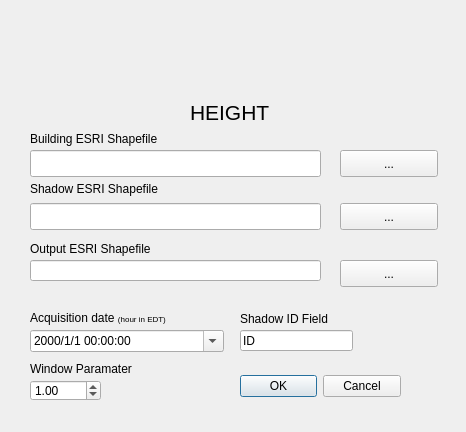
<?xml version="1.0" encoding="UTF-8"?>
<ui version="4.0">
 <class>BuildHeight</class>
 <widget class="QDialog" name="BuildHeight">
  <property name="geometry">
   <rect>
    <x>0</x>
    <y>0</y>
    <width>466</width>
    <height>432</height>
   </rect>
  </property>
  <property name="minimumSize">
   <size>
    <width>466</width>
    <height>432</height>
   </size>
  </property>
  <property name="maximumSize">
   <size>
    <width>466</width>
    <height>16777215</height>
   </size>
  </property>
  <property name="windowTitle">
   <string>Dialog</string>
  </property>
  <widget class="QDialogButtonBox" name="buttonBox">
   <property name="geometry">
    <rect>
     <x>240</x>
     <y>370</y>
     <width>161</width>
     <height>32</height>
    </rect>
   </property>
   <property name="orientation">
    <enum>Qt::Horizontal</enum>
   </property>
   <property name="standardButtons">
    <set>QDialogButtonBox::Cancel|QDialogButtonBox::Ok</set>
   </property>
  </widget>
  <widget class="QPushButton" name="pushButton_input_buldings">
   <property name="geometry">
    <rect>
     <x>340</x>
     <y>150</y>
     <width>98</width>
     <height>27</height>
    </rect>
   </property>
   <property name="text">
    <string>...</string>
   </property>
  </widget>
  <widget class="QLabel" name="label">
   <property name="geometry">
    <rect>
     <x>30</x>
     <y>130</y>
     <width>141</width>
     <height>17</height>
    </rect>
   </property>
   <property name="text">
    <string>Building ESRI Shapefile</string>
   </property>
  </widget>
  <widget class="QPushButton" name="pushButton_input_shadows">
   <property name="geometry">
    <rect>
     <x>340</x>
     <y>203</y>
     <width>98</width>
     <height>27</height>
    </rect>
   </property>
   <property name="text">
    <string>...</string>
   </property>
  </widget>
  <widget class="QLineEdit" name="lineEdit_input_shadows">
   <property name="geometry">
    <rect>
     <x>30</x>
     <y>203</y>
     <width>291</width>
     <height>27</height>
    </rect>
   </property>
  </widget>
  <widget class="QLineEdit" name="lineEdit_input_buildings">
   <property name="geometry">
    <rect>
     <x>30</x>
     <y>150</y>
     <width>291</width>
     <height>27</height>
    </rect>
   </property>
  </widget>
  <widget class="QLabel" name="label_3">
   <property name="geometry">
    <rect>
     <x>30</x>
     <y>180</y>
     <width>151</width>
     <height>17</height>
    </rect>
   </property>
   <property name="text">
    <string>Shadow ESRI Shapefile</string>
   </property>
  </widget>
  <widget class="QDateTimeEdit" name="dateTimeEdit">
   <property name="geometry">
    <rect>
     <x>30</x>
     <y>330</y>
     <width>194</width>
     <height>22</height>
    </rect>
   </property>
   <property name="displayFormat">
    <string>yyyy/M/d hh:mm:ss</string>
   </property>
   <property name="calendarPopup">
    <bool>true</bool>
   </property>
  </widget>
  <widget class="QLineEdit" name="lineEdit_output">
   <property name="geometry">
    <rect>
     <x>30</x>
     <y>260</y>
     <width>291</width>
     <height>21</height>
    </rect>
   </property>
  </widget>
  <widget class="QLabel" name="label_1">
   <property name="geometry">
    <rect>
     <x>30</x>
     <y>240</y>
     <width>151</width>
     <height>17</height>
    </rect>
   </property>
   <property name="text">
    <string>Output ESRI Shapefile</string>
   </property>
  </widget>
  <widget class="QPushButton" name="pushButton_output">
   <property name="geometry">
    <rect>
     <x>340</x>
     <y>260</y>
     <width>98</width>
     <height>27</height>
    </rect>
   </property>
   <property name="text">
    <string>...</string>
   </property>
  </widget>
  <widget class="QLineEdit" name="lineEdit_shadow_field">
   <property name="geometry">
    <rect>
     <x>240</x>
     <y>330</y>
     <width>113</width>
     <height>21</height>
    </rect>
   </property>
   <property name="text">
    <string>ID</string>
   </property>
  </widget>
  <widget class="QLabel" name="label_2">
   <property name="geometry">
    <rect>
     <x>240</x>
     <y>310</y>
     <width>101</width>
     <height>17</height>
    </rect>
   </property>
   <property name="text">
    <string>Shadow ID Field</string>
   </property>
  </widget>
  <widget class="QDoubleSpinBox" name="doubleSpinBox_window_paramater">
   <property name="geometry">
    <rect>
     <x>30</x>
     <y>380</y>
     <width>71</width>
     <height>21</height>
    </rect>
   </property>
   <property name="prefix">
    <string/>
   </property>
   <property name="suffix">
    <string/>
   </property>
   <property name="decimals">
    <number>2</number>
   </property>
   <property name="maximum">
    <double>1000000.000000000000000</double>
   </property>
   <property name="singleStep">
    <double>0.500000000000000</double>
   </property>
   <property name="value">
    <double>1.000000000000000</double>
   </property>
  </widget>
  <widget class="QLabel" name="label_4">
   <property name="geometry">
    <rect>
     <x>30</x>
     <y>310</y>
     <width>201</width>
     <height>16</height>
    </rect>
   </property>
   <property name="text">
    <string>&lt;html&gt;&lt;head/&gt;&lt;body&gt;Acquisition date &lt;span style=&quot; font-size:6pt;&quot;&gt;(hour in EDT)&lt;/span&gt;&lt;/body&gt;&lt;/html&gt;</string>
   </property>
  </widget>
  <widget class="QLabel" name="label_5">
   <property name="geometry">
    <rect>
     <x>30</x>
     <y>360</y>
     <width>181</width>
     <height>17</height>
    </rect>
   </property>
   <property name="text">
    <string>Window Paramater</string>
   </property>
  </widget>
  <widget class="QLabel" name="label_title">
   <property name="geometry">
    <rect>
     <x>190</x>
     <y>100</y>
     <width>81</width>
     <height>21</height>
    </rect>
   </property>
   <property name="text">
    <string>&lt;html&gt;&lt;head/&gt;&lt;body&gt;&lt;p&gt;&lt;span style=&quot; font-size:16pt;&quot;&gt;HEIGHT&lt;/span&gt;&lt;/p&gt;&lt;/body&gt;&lt;/html&gt;</string>
   </property>
  </widget>
  <widget class="QLabel" name="logo_unipv">
   <property name="geometry">
    <rect>
     <x>360</x>
     <y>20</y>
     <width>61</width>
     <height>61</height>
    </rect>
   </property>
   <property name="text">
    <string/>
   </property>
   <property name="pixmap">
    <pixmap>unipv.png</pixmap>
   </property>
  </widget>
  <widget class="QLabel" name="logo_eucentre">
   <property name="geometry">
    <rect>
     <x>160</x>
     <y>30</y>
     <width>181</width>
     <height>41</height>
    </rect>
   </property>
   <property name="text">
    <string/>
   </property>
   <property name="pixmap">
    <pixmap>eucentre.png</pixmap>
   </property>
  </widget>
  <widget class="QLabel" name="logo_sensum">
   <property name="geometry">
    <rect>
     <x>30</x>
     <y>40</y>
     <width>101</width>
     <height>21</height>
    </rect>
   </property>
   <property name="text">
    <string/>
   </property>
   <property name="pixmap">
    <pixmap>sensum.png</pixmap>
   </property>
  </widget>
 </widget>
 <resources/>
 <connections>
  <connection>
   <sender>buttonBox</sender>
   <signal>accepted()</signal>
   <receiver>BuildHeight</receiver>
   <slot>accept()</slot>
   <hints>
    <hint type="sourcelabel">
     <x>248</x>
     <y>254</y>
    </hint>
    <hint type="destinationlabel">
     <x>157</x>
     <y>274</y>
    </hint>
   </hints>
  </connection>
  <connection>
   <sender>buttonBox</sender>
   <signal>rejected()</signal>
   <receiver>BuildHeight</receiver>
   <slot>reject()</slot>
   <hints>
    <hint type="sourcelabel">
     <x>316</x>
     <y>260</y>
    </hint>
    <hint type="destinationlabel">
     <x>286</x>
     <y>274</y>
    </hint>
   </hints>
  </connection>
 </connections>
</ui>
